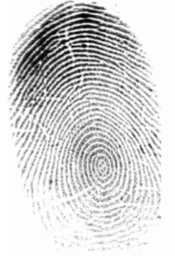
#> input picture images/print1.png, 175 x 256 px, shrunk from 424 x 620 before the run
$ jupyter execute --allow-errors more.ipynb
#> lines starting #> are read from the running program, lines starting #| are printed output that depends on the picture; after the words box and inside, x2 and y2 are one past the last pixel; in counts of white or black regions, pixels touching at a corner belong together
### fingerprint.py
import cv2
import matplotlib.pyplot as plt
import numpy as np
import matplotlib.pyplot as plt
from scipy import ndimage as ndi
from skimage.util import random_noise, invert
from skimage.morphology import skeletonize
from skimage import feature, filters
from skimage.io import imread
import math
from gtda.homology import VietorisRipsPersistence
from gtda.images import RadialFiltration

# [9 lines left out: function ToPersistenceDiagram, not called in this run]

def ToPointCloud(BnW_image):
    points = []
    BnW_image_cpy = np.array([[[0]*len(BnW_image[0])]*len(BnW_image)])

    for x in range(len(BnW_image)):
        for y in range(len(BnW_image[x])):
            if BnW_image[x][y] != 0:
                points.append([x,y,])

    points = np.array([points])
    return points

def To2DArr(img):
    im = np.zeros((len(img), len(img[0])), dtype=float)

    for r in range(len(img)):
        for c in range(len(img[r])):
            im[r][c] = np.mean(img[r][c])/255

    return im

# [8 lines left out: function Arr2DToBW, not called in this run]

def BinarizeFingerprint(img, method = "Pixel Blocks Optimized", blockSize = 200, thresh = 0.01):
    BnW_image = []

    if method == 'Canny': # USE CANNY FILTER
        im = To2DArr(img)
        edges1 = feature.canny(im)
        BnW_image = invert(edges1)
    elif method == 'Scharr': # USE SCHARR EDGE DETECTION AND THEN BINARIZATION
        edge_scharr = filters.scharr(img)
        img = invert(edge_scharr)
        BnW_image = Arr2DToBW(img, thresh=0.95)
    elif method == 'Pixel Blocks': # BINARIZATION ON EACH BLOCK SIZE PIXEL CHUNK
        im = To2DArr(img)
        BnW_image = np.zeros((len(im), len(im[0])))
        j = 0
        while j < len(im[0]):
            i = 0
            while i < len(im):
                half = math.floor(blockSize/2)
                rangeJ = range(max(j-half, 0), min(j+half, len(im[0])-1))
                rangeI = range(max(i-half, 0), min(i+half, len(im)-1))
                mean = np.mean([np.mean([im[x][y] for y in rangeJ]) for x in rangeI])
                BnW_image[i][j] = im[i][j] > mean - thresh
                i += 1
            j += 1

        # CREDIT TO https://ieeexplore.ieee.org/document/1716119
    elif method == 'Pixel Blocks Optimized': # BINARIZATION ON EACH BLOCK SIZE PIXEL CHUNK
        im = To2DArr(img)
        BnW_image = np.zeros((len(im), len(im[0])))
        j = 0
        oldLenI = 0
        newLenI = 0
        while j < len(im[0]):
            i = 0
            means = -1

            while i < len(im):
                half = math.floor(blockSize/2)
                newLenI = min(i+half, len(im)-1) - max(i-half, 0)
                if means != -1:
                    #sum = sum - np.sum([im[max(i-half-1, 0)][y] for y in rangeJ]) + np.sum([im[min(i+half, len(im)-1)][y] for y in rangeJ])
                    valToRemove = 0
                    valToAdd = 0
                    if(i-half-1 >= 0):
                        valToRemove = np.mean([im[max(i-half, 0)][y] for y in rangeJ])
                        a = means.pop(0)

                    else:
                        valToRemove = 0
                    if(i+half <= len(im)-1):
                        valToAdd = np.mean([im[min(i+half, len(im)-1)][y] for y in rangeJ])
                        means.append(valToAdd)
                    else:
                        valToAdd = 0
                    sum = sum + valToAdd - valToRemove

                    # [4 lines of commented-out code are left out]
                    mean = sum/newLenI
                else:
                    rangeJ = range(max(j-half, 0), min(j+half, len(im[0])-1))
                    rangeI = range(max(i-half, 0), min(i+half, len(im)-1))
                    means = [np.mean([im[x][y] for y in rangeJ]) for x in rangeI]
                    sum = np.sum(means)
                    mean = np.mean(means)
                BnW_image[i][j] = im[i][j] > mean - thresh
                oldLenI = min(i+half, len(im)-1) - max(i-half, 0)
                i += 1
            j += 1

        # CREDIT TO https://ieeexplore.ieee.org/document/1716119
    elif method == 'None': # USE PIXEL BY PIXEL THRESHOLD
        (thresh, BnW_image) = cv2.threshold(img, 120, 255, cv2.THRESH_BINARY)
    else:
        print('Unrecognized Method')
        raise Exception

    return BnW_image


# [5 lines of commented-out code are left out]

### more.ipynb
[cell 1]
import fingerprint
import cv2
import numpy as np
import matplotlib.pyplot as plt
from skimage.util import invert
from gtda.homology import VietorisRipsPersistence

[cell 2]
# Binarizing finger print image
original_img = cv2.imread("images/print1.png", cv2.IMREAD_ANYCOLOR)
#> original_img is the input picture: shape (256, 175, 3); mean B, G, R 212.6, 212.6, 212.7

BnW_image = fingerprint.BinarizeFingerprint(original_img,
                                            method='Pixel Blocks Optimized',
                                            blockSize=15)
#> in To2DArr, `im = np.zeros((len(img), len(img[0])), dtype=float)`: im: shape (256, 175) float64; every value is 0
#> after the loop in BinarizeFingerprint, `while j < len(im[0]):`:
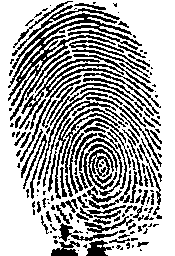
#> BnW_image: shape (256, 175) float64; values 0 (black) and 1 (white), 66.7% white; black in thin lines or dots, all inside (x1, y1, x2, y2) = (8, 1, 162, 256)
#> after the loop in BinarizeFingerprint, `while j < len(im[0]):`: j = 175

BnW_image = invert(BnW_image)

# Plotting
plt.imshow(BnW_image, cmap='gray')
plt.show()

[cell 3]
points = fingerprint.ToPointCloud(BnW_image)
#> after the loop in ToPointCloud, `for x in range(len(BnW_image)):`: points = 14903 pairs, first value 1 to 255, second value 8 to 161

#plotting
from gtda.plotting import plot_point_cloud
plot_point_cloud(points[0])
#> (this line was passed over: gtda is not available in this run)

#> (a cell that did not finish here is left out)

[cell 5]
from gtda.plotting import plot_diagram

#> (the rest of this cell did not finish here and is left out)

# Another Attempt based on MNIST

[cell 6]
import fingerprint
import cv2
from skimage.util import invert
from gtda.images import RadialFiltration
from gtda.diagrams import Scaler
from gtda.diagrams import HeatKernel

[cell 7]
original_img = cv2.imread("images/print1.png", cv2.IMREAD_ANYCOLOR)
BnW_image = fingerprint.BinarizeFingerprint(original_img)
#> call 2 of BinarizeFingerprint, with method = 'Pixel Blocks Optimized', blockSize = 200, thresh = 0.01
#> after the loop in BinarizeFingerprint (call 2), `while j < len(im[0]):`:
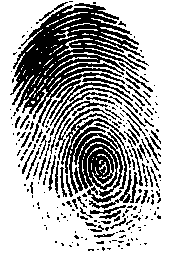
#> BnW_image: shape (256, 175) float64; values 0 (black) and 1 (white), 68% white; 243 black regions (174 under 20 px), largest, box (x1, y1, x2, y2) and area: (10, 3, 146, 141) 6278, (61, 113, 127, 197) 2600, (50, 82, 138, 136) 589
#> after the loop in BinarizeFingerprint (call 2), `while j < len(im[0]):`: j = 175

#> (a cell that did not finish here is left out)

#> (a cell that did not finish here is left out)

#> (a cell that did not finish here is left out)

$ run again, with images/print2.png copied over images/print1.png
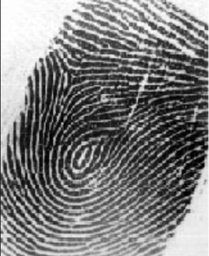
#> input picture images/print2.png, 209 x 256 px, shrunk from 326 x 400 before the run
#> original_img is the input picture: shape (256, 209, 3); min 0, max 255, mean 126.3
#> after the loop in BinarizeFingerprint, `while j < len(im[0]):`:
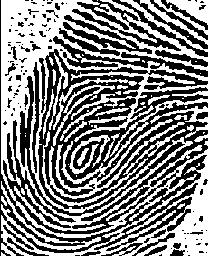
#> BnW_image: shape (256, 209) float64; values 0 (black) and 1 (white), 51.5% white; 126 black regions (91 under 20 px), largest, box (x1, y1, x2, y2) and area: (0, 0, 208, 256) 18640, (53, 36, 208, 77) 1210, (72, 0, 181, 51) 1115
#> after the loop in BinarizeFingerprint, `while j < len(im[0]):`: j = 209
#> after the loop in ToPointCloud, `for x in range(len(BnW_image)):`: points = 25963 items
#> in ToPointCloud, `points = np.array([points])`: points = 25963 pairs, first value 0 to 255, second value 0 to 207
#> after the loop in BinarizeFingerprint (call 2), `while j < len(im[0]):`:
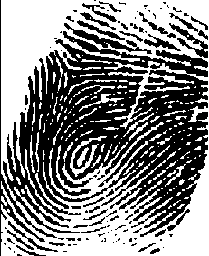
#> BnW_image: shape (256, 209) float64; values 0 (black) and 1 (white), 52.4% white; 101 black regions (65 under 20 px), largest, box (x1, y1, x2, y2) and area: (0, 0, 208, 256) 22105, (64, 23, 152, 54) 492, (169, 23, 208, 58) 347
#> after the loop in BinarizeFingerprint (call 2), `while j < len(im[0]):`: j = 209

$ run again, with images/fingers.png copied over images/print1.png
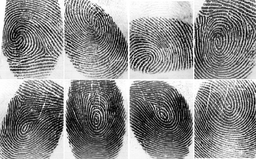
#> input picture images/fingers.png, 256 x 159 px, shrunk from 652 x 406 before the run
#> original_img is the input picture: shape (159, 256, 3); min 0, max 255, mean 137.5
#> after the loop in BinarizeFingerprint, `while j < len(im[0]):`:
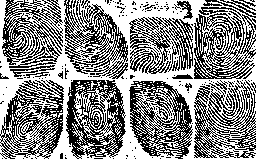
#> BnW_image: shape (159, 256) float64; values 0 (black) and 1 (white), 53.6% white; black in thin lines or dots
#> after the loop in BinarizeFingerprint, `while j < len(im[0]):`: j = 256
#> after the loop in ToPointCloud, `for x in range(len(BnW_image)):`: points = 18883 pairs, first value 0 to 158, second value 0 to 255
#> after the loop in BinarizeFingerprint (call 2), `while j < len(im[0]):`:
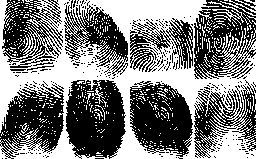
#> BnW_image: shape (159, 256) float64; values 0 (black) and 1 (white), 48.9% white; 637 white regions (625 under 20 px), largest, box (x1, y1, x2, y2) and area: (0, 0, 256, 159) 17588, (208, 1, 249, 25) 180, (220, 0, 256, 16) 93
#> after the loop in BinarizeFingerprint (call 2), `while j < len(im[0]):`: j = 256

$ run again, with images/image_480.png copied over images/print1.png
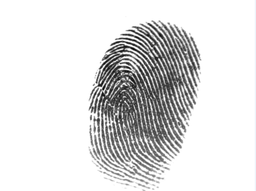
#> input picture images/image_480.png, 256 x 191 px, shrunk from 480 x 359 before the run
#> original_img is the input picture: shape (191, 256, 3); mean B, G, R 222.8, 222.8, 222.7
#> after the loop in BinarizeFingerprint, `while j < len(im[0]):`:
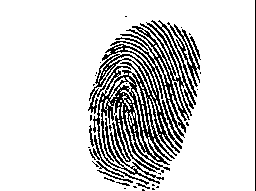
#> BnW_image: shape (191, 256) float64; values 0 (black) and 1 (white), 83.6% white; black in thin lines or dots, all inside (x1, y1, x2, y2) = (88, 0, 256, 191)
#> after the loop in BinarizeFingerprint, `while j < len(im[0]):`: j = 256
#> after the loop in ToPointCloud, `for x in range(len(BnW_image)):`: points = 8025 pairs, first value 0 to 190, second value 88 to 255
#> after the loop in BinarizeFingerprint (call 2), `while j < len(im[0]):`:
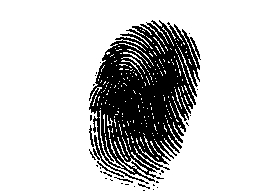
#> BnW_image: shape (191, 256) float64; values 0 (black) and 1 (white), 77.9% white; 31 black regions (26 under 20 px), largest, box (x1, y1, x2, y2) and area: (89, 20, 201, 184) 10565, (97, 161, 124, 178) 56, (89, 125, 94, 147) 44, (114, 177, 133, 183) 29, (138, 183, 150, 189) 21
#> after the loop in BinarizeFingerprint (call 2), `while j < len(im[0]):`: j = 256
